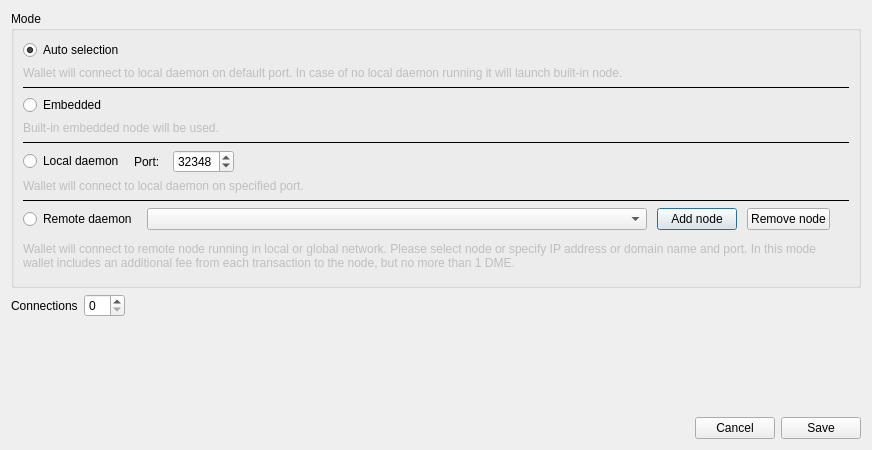
<?xml version="1.0" encoding="UTF-8"?>
<ui version="4.0">
 <class>ConnectionSettingsDialog</class>
 <widget class="QDialog" name="ConnectionSettingsDialog">
  <property name="windowModality">
   <enum>Qt::ApplicationModal</enum>
  </property>
  <property name="geometry">
   <rect>
    <x>0</x>
    <y>0</y>
    <width>872</width>
    <height>450</height>
   </rect>
  </property>
  <property name="windowTitle">
   <string>Connection settings</string>
  </property>
  <layout class="QVBoxLayout" name="verticalLayout">
   <item>
    <widget class="QGroupBox" name="groupBox">
     <property name="sizePolicy">
      <sizepolicy hsizetype="Expanding" vsizetype="Expanding">
       <horstretch>0</horstretch>
       <verstretch>0</verstretch>
      </sizepolicy>
     </property>
     <property name="title">
      <string>Mode</string>
     </property>
     <layout class="QVBoxLayout" name="verticalLayout_2">
      <item>
       <widget class="QRadioButton" name="radioButton_1">
        <property name="enabled">
         <bool>true</bool>
        </property>
        <property name="text">
         <string>Auto selection</string>
        </property>
        <property name="checked">
         <bool>true</bool>
        </property>
       </widget>
      </item>
      <item>
       <widget class="QLabel" name="label">
        <property name="enabled">
         <bool>false</bool>
        </property>
        <property name="text">
         <string>Wallet will connect to local daemon on default port. In case of no local daemon running it will launch built-in node.</string>
        </property>
        <property name="wordWrap">
         <bool>true</bool>
        </property>
       </widget>
      </item>
      <item>
       <widget class="Line" name="line">
        <property name="frameShadow">
         <enum>QFrame::Plain</enum>
        </property>
        <property name="orientation">
         <enum>Qt::Horizontal</enum>
        </property>
       </widget>
      </item>
      <item>
       <widget class="QRadioButton" name="radioButton_2">
        <property name="text">
         <string>Embedded</string>
        </property>
       </widget>
      </item>
      <item>
       <widget class="QLabel" name="label_2">
        <property name="enabled">
         <bool>false</bool>
        </property>
        <property name="text">
         <string>Built-in embedded node will be used.</string>
        </property>
        <property name="wordWrap">
         <bool>true</bool>
        </property>
       </widget>
      </item>
      <item>
       <widget class="Line" name="line_2">
        <property name="frameShadow">
         <enum>QFrame::Plain</enum>
        </property>
        <property name="orientation">
         <enum>Qt::Horizontal</enum>
        </property>
       </widget>
      </item>
      <item>
       <layout class="QHBoxLayout" name="horizontalLayout_2">
        <property name="spacing">
         <number>10</number>
        </property>
        <property name="sizeConstraint">
         <enum>QLayout::SetMaximumSize</enum>
        </property>
        <item>
         <widget class="QRadioButton" name="radioButton_3">
          <property name="text">
           <string>Local daemon</string>
          </property>
         </widget>
        </item>
        <item>
         <widget class="QLabel" name="label_3">
          <property name="text">
           <string>Port: </string>
          </property>
         </widget>
        </item>
        <item>
         <widget class="QSpinBox" name="m_localDaemonPort">
          <property name="minimum">
           <number>0</number>
          </property>
          <property name="maximum">
           <number>65535</number>
          </property>
          <property name="value">
           <number>32348</number>
          </property>
          <property name="displayIntegerBase">
           <number>10</number>
          </property>
         </widget>
        </item>
        <item>
         <spacer name="horizontalSpacer_2">
          <property name="orientation">
           <enum>Qt::Horizontal</enum>
          </property>
          <property name="sizeHint" stdset="0">
           <size>
            <width>40</width>
            <height>20</height>
           </size>
          </property>
         </spacer>
        </item>
       </layout>
      </item>
      <item>
       <widget class="QLabel" name="label_4">
        <property name="enabled">
         <bool>false</bool>
        </property>
        <property name="text">
         <string>Wallet will connect to local daemon on specified port.</string>
        </property>
        <property name="wordWrap">
         <bool>true</bool>
        </property>
       </widget>
      </item>
      <item>
       <widget class="Line" name="line_3">
        <property name="frameShadow">
         <enum>QFrame::Plain</enum>
        </property>
        <property name="orientation">
         <enum>Qt::Horizontal</enum>
        </property>
       </widget>
      </item>
      <item>
       <layout class="QHBoxLayout" name="horizontalLayout_3">
        <property name="spacing">
         <number>10</number>
        </property>
        <property name="sizeConstraint">
         <enum>QLayout::SetMaximumSize</enum>
        </property>
        <item>
         <widget class="QRadioButton" name="radioButton_4">
          <property name="text">
           <string>Remote daemon</string>
          </property>
         </widget>
        </item>
        <item>
         <widget class="QComboBox" name="remoteNodesComboBox">
          <property name="minimumSize">
           <size>
            <width>500</width>
            <height>0</height>
           </size>
          </property>
          <property name="editable">
           <bool>false</bool>
          </property>
          <property name="insertPolicy">
           <enum>QComboBox::InsertAtTop</enum>
          </property>
         </widget>
        </item>
        <item>
         <widget class="QPushButton" name="addNodeButton">
          <property name="text">
           <string>Add node</string>
          </property>
          <property name="icon">
           <iconset resource="../../resources.qrc">
            <normaloff>:/icons/add</normaloff>:/icons/add</iconset>
          </property>
         </widget>
        </item>
        <item>
         <widget class="QPushButton" name="removeNodeButton">
          <property name="text">
           <string>Remove node</string>
          </property>
          <property name="icon">
           <iconset resource="../../resources.qrc">
            <normaloff>:/icons/remove</normaloff>:/icons/remove</iconset>
          </property>
         </widget>
        </item>
        <item>
         <spacer name="horizontalSpacer_3">
          <property name="orientation">
           <enum>Qt::Horizontal</enum>
          </property>
          <property name="sizeHint" stdset="0">
           <size>
            <width>40</width>
            <height>20</height>
           </size>
          </property>
         </spacer>
        </item>
       </layout>
      </item>
      <item>
       <widget class="QLabel" name="label_5">
        <property name="enabled">
         <bool>false</bool>
        </property>
        <property name="sizePolicy">
         <sizepolicy hsizetype="Preferred" vsizetype="MinimumExpanding">
          <horstretch>0</horstretch>
          <verstretch>0</verstretch>
         </sizepolicy>
        </property>
        <property name="minimumSize">
         <size>
          <width>0</width>
          <height>40</height>
         </size>
        </property>
        <property name="text">
         <string>Wallet will connect to remote node running in local or global network. Please select node or specify IP address or domain name and port. In this mode wallet includes an additional fee from each transaction to the node, but no more than 1 DME.</string>
        </property>
        <property name="wordWrap">
         <bool>true</bool>
        </property>
       </widget>
      </item>
     </layout>
    </widget>
   </item>
   <item>
    <layout class="QHBoxLayout" name="horizontalLayout_4">
     <item>
      <widget class="QLabel" name="label_6">
       <property name="text">
        <string>Connections</string>
       </property>
      </widget>
     </item>
     <item>
      <widget class="QSpinBox" name="m_connectionsCount"/>
     </item>
     <item>
      <spacer name="horizontalSpacer_4">
       <property name="orientation">
        <enum>Qt::Horizontal</enum>
       </property>
       <property name="sizeHint" stdset="0">
        <size>
         <width>40</width>
         <height>20</height>
        </size>
       </property>
      </spacer>
     </item>
    </layout>
   </item>
   <item>
    <spacer name="verticalSpacer">
     <property name="orientation">
      <enum>Qt::Vertical</enum>
     </property>
     <property name="sizeHint" stdset="0">
      <size>
       <width>20</width>
       <height>131</height>
      </size>
     </property>
    </spacer>
   </item>
   <item>
    <layout class="QHBoxLayout" name="horizontalLayout">
     <item>
      <spacer name="horizontalSpacer">
       <property name="orientation">
        <enum>Qt::Horizontal</enum>
       </property>
       <property name="sizeHint" stdset="0">
        <size>
         <width>40</width>
         <height>20</height>
        </size>
       </property>
      </spacer>
     </item>
     <item>
      <widget class="QPushButton" name="connectionCancelButton">
       <property name="text">
        <string>Cancel</string>
       </property>
      </widget>
     </item>
     <item>
      <widget class="QPushButton" name="connectionSaveButton">
       <property name="text">
        <string>Save</string>
       </property>
      </widget>
     </item>
    </layout>
   </item>
  </layout>
 </widget>
 <resources>
  <include location="../../resources.qrc"/>
 </resources>
 <connections>
  <connection>
   <sender>connectionCancelButton</sender>
   <signal>clicked()</signal>
   <receiver>ConnectionSettingsDialog</receiver>
   <slot>reject()</slot>
   <hints>
    <hint type="sourcelabel">
     <x>549</x>
     <y>259</y>
    </hint>
    <hint type="destinationlabel">
     <x>338</x>
     <y>140</y>
    </hint>
   </hints>
  </connection>
  <connection>
   <sender>connectionSaveButton</sender>
   <signal>clicked()</signal>
   <receiver>ConnectionSettingsDialog</receiver>
   <slot>accept()</slot>
   <hints>
    <hint type="sourcelabel">
     <x>630</x>
     <y>259</y>
    </hint>
    <hint type="destinationlabel">
     <x>338</x>
     <y>140</y>
    </hint>
   </hints>
  </connection>
  <connection>
   <sender>addNodeButton</sender>
   <signal>clicked()</signal>
   <receiver>ConnectionSettingsDialog</receiver>
   <slot>addNodeClicked()</slot>
   <hints>
    <hint type="sourcelabel">
     <x>361</x>
     <y>153</y>
    </hint>
    <hint type="destinationlabel">
     <x>290</x>
     <y>135</y>
    </hint>
   </hints>
  </connection>
  <connection>
   <sender>removeNodeButton</sender>
   <signal>clicked()</signal>
   <receiver>ConnectionSettingsDialog</receiver>
   <slot>removeNodeClicked()</slot>
   <hints>
    <hint type="sourcelabel">
     <x>459</x>
     <y>177</y>
    </hint>
    <hint type="destinationlabel">
     <x>299</x>
     <y>193</y>
    </hint>
   </hints>
  </connection>
 </connections>
 <slots>
  <slot>saveSettingClicked()</slot>
 </slots>
</ui>
